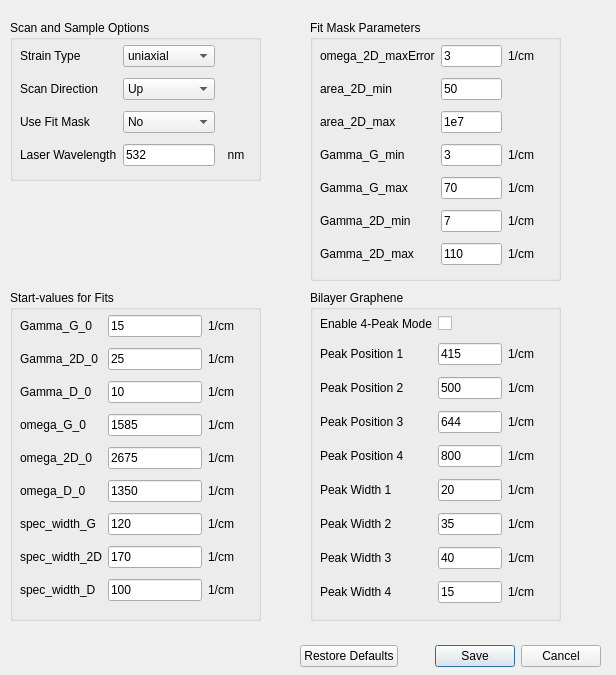
<?xml version="1.0" encoding="UTF-8"?>
<ui version="4.0">
 <class>Dialog_Settings</class>
 <widget class="QDialog" name="Dialog_Settings">
  <property name="geometry">
   <rect>
    <x>0</x>
    <y>0</y>
    <width>616</width>
    <height>675</height>
   </rect>
  </property>
  <property name="sizePolicy">
   <sizepolicy hsizetype="Fixed" vsizetype="Fixed">
    <horstretch>0</horstretch>
    <verstretch>0</verstretch>
   </sizepolicy>
  </property>
  <property name="windowTitle">
   <string>Settings</string>
  </property>
  <widget class="QDialogButtonBox" name="buttonBox">
   <property name="geometry">
    <rect>
     <x>300</x>
     <y>640</y>
     <width>301</width>
     <height>32</height>
    </rect>
   </property>
   <property name="orientation">
    <enum>Qt::Orientation::Horizontal</enum>
   </property>
   <property name="standardButtons">
    <set>QDialogButtonBox::StandardButton::Cancel|QDialogButtonBox::StandardButton::RestoreDefaults|QDialogButtonBox::StandardButton::Save</set>
   </property>
   <property name="centerButtons">
    <bool>false</bool>
   </property>
  </widget>
  <widget class="QGroupBox" name="groupBox">
   <property name="geometry">
    <rect>
     <x>10</x>
     <y>20</y>
     <width>251</width>
     <height>161</height>
    </rect>
   </property>
   <property name="title">
    <string>Scan and Sample Options</string>
   </property>
   <widget class="QWidget" name="gridLayoutWidget">
    <property name="geometry">
     <rect>
      <x>10</x>
      <y>20</y>
      <width>231</width>
      <height>131</height>
     </rect>
    </property>
    <layout class="QGridLayout" name="gridLayout">
     <item row="0" column="1">
      <widget class="QComboBox" name="comboBox_StrainType">
       <property name="currentIndex">
        <number>0</number>
       </property>
       <item>
        <property name="text">
         <string>uniaxial</string>
        </property>
       </item>
       <item>
        <property name="text">
         <string>biaxial</string>
        </property>
       </item>
      </widget>
     </item>
     <item row="1" column="1">
      <widget class="QComboBox" name="comboBox_ScanDirection">
       <item>
        <property name="text">
         <string>Up</string>
        </property>
       </item>
       <item>
        <property name="text">
         <string>Down</string>
        </property>
       </item>
      </widget>
     </item>
     <item row="3" column="0">
      <widget class="QLabel" name="label_52">
       <property name="text">
        <string>Laser Wavelength</string>
       </property>
      </widget>
     </item>
     <item row="2" column="0">
      <widget class="QLabel" name="label_29">
       <property name="text">
        <string>Use Fit Mask</string>
       </property>
      </widget>
     </item>
     <item row="1" column="0">
      <widget class="QLabel" name="label_3">
       <property name="toolTip">
        <string>What was the scan direction (slow axis)?</string>
       </property>
       <property name="text">
        <string>Scan Direction</string>
       </property>
      </widget>
     </item>
     <item row="2" column="1">
      <widget class="QComboBox" name="comboBox_Mask">
       <item>
        <property name="text">
         <string>No</string>
        </property>
       </item>
       <item>
        <property name="text">
         <string>Yes</string>
        </property>
       </item>
      </widget>
     </item>
     <item row="0" column="0">
      <widget class="QLabel" name="label">
       <property name="toolTip">
        <string>Select the kind of strain</string>
       </property>
       <property name="whatsThis">
        <string/>
       </property>
       <property name="accessibleDescription">
        <string/>
       </property>
       <property name="text">
        <string>Strain Type</string>
       </property>
      </widget>
     </item>
     <item row="3" column="2">
      <widget class="QLabel" name="label_53">
       <property name="text">
        <string>  nm  </string>
       </property>
      </widget>
     </item>
     <item row="3" column="1">
      <widget class="QLineEdit" name="lineEdit_LaserWavelength">
       <property name="text">
        <string>532</string>
       </property>
      </widget>
     </item>
    </layout>
   </widget>
  </widget>
  <widget class="QGroupBox" name="groupBox_2">
   <property name="geometry">
    <rect>
     <x>10</x>
     <y>290</y>
     <width>251</width>
     <height>331</height>
    </rect>
   </property>
   <property name="title">
    <string>Start-values for Fits</string>
   </property>
   <widget class="QWidget" name="gridLayoutWidget_2">
    <property name="geometry">
     <rect>
      <x>10</x>
      <y>20</y>
      <width>231</width>
      <height>301</height>
     </rect>
    </property>
    <layout class="QGridLayout" name="gridLayout_2">
     <item row="6" column="0">
      <widget class="QLabel" name="label_10">
       <property name="toolTip">
        <string>Expected interesting raman shift range for the G peak in cm^-1. i.e. the range will be Gamma_G_0 +-spec_width_G</string>
       </property>
       <property name="text">
        <string>spec_width_G</string>
       </property>
      </widget>
     </item>
     <item row="8" column="0">
      <widget class="QLabel" name="label_12">
       <property name="toolTip">
        <string>Expected interesting raman shift range for the D peak in cm^-1</string>
       </property>
       <property name="text">
        <string>spec_width_D</string>
       </property>
      </widget>
     </item>
     <item row="7" column="0">
      <widget class="QLabel" name="label_11">
       <property name="toolTip">
        <string>Expected interesting raman shift range for the 2D peak in cm^-1</string>
       </property>
       <property name="text">
        <string>spec_width_2D</string>
       </property>
      </widget>
     </item>
     <item row="5" column="0">
      <widget class="QLabel" name="label_9">
       <property name="text">
        <string>omega_D_0</string>
       </property>
      </widget>
     </item>
     <item row="0" column="0">
      <widget class="QLabel" name="label_4">
       <property name="text">
        <string>Gamma_G_0</string>
       </property>
      </widget>
     </item>
     <item row="4" column="0">
      <widget class="QLabel" name="label_8">
       <property name="text">
        <string>omega_2D_0</string>
       </property>
      </widget>
     </item>
     <item row="3" column="0">
      <widget class="QLabel" name="label_7">
       <property name="text">
        <string>omega_G_0</string>
       </property>
      </widget>
     </item>
     <item row="3" column="1">
      <widget class="QLineEdit" name="lineEdit_omega_G_0">
       <property name="text">
        <string>1585</string>
       </property>
      </widget>
     </item>
     <item row="1" column="1">
      <widget class="QLineEdit" name="lineEdit_Gamma_2D_0">
       <property name="text">
        <string>25</string>
       </property>
      </widget>
     </item>
     <item row="2" column="1">
      <widget class="QLineEdit" name="lineEdit_Gamma_D_0">
       <property name="text">
        <string>10</string>
       </property>
      </widget>
     </item>
     <item row="4" column="1">
      <widget class="QLineEdit" name="lineEdit_omega_2d_0">
       <property name="text">
        <string>2675</string>
       </property>
      </widget>
     </item>
     <item row="7" column="1">
      <widget class="QLineEdit" name="lineEdit_spec_width_2D">
       <property name="text">
        <string>170</string>
       </property>
      </widget>
     </item>
     <item row="1" column="0">
      <widget class="QLabel" name="label_5">
       <property name="text">
        <string>Gamma_2D_0</string>
       </property>
      </widget>
     </item>
     <item row="2" column="0">
      <widget class="QLabel" name="label_6">
       <property name="text">
        <string>Gamma_D_0</string>
       </property>
      </widget>
     </item>
     <item row="5" column="1">
      <widget class="QLineEdit" name="lineEdit_omega_D_0">
       <property name="text">
        <string>1350</string>
       </property>
      </widget>
     </item>
     <item row="6" column="1">
      <widget class="QLineEdit" name="lineEdit_spec_width_G">
       <property name="text">
        <string>120</string>
       </property>
      </widget>
     </item>
     <item row="8" column="1">
      <widget class="QLineEdit" name="lineEdit_spec_width_D">
       <property name="text">
        <string>100</string>
       </property>
      </widget>
     </item>
     <item row="0" column="1">
      <widget class="QLineEdit" name="lineEdit_Gamma_G_0">
       <property name="text">
        <string>15</string>
       </property>
      </widget>
     </item>
     <item row="0" column="2">
      <widget class="QLabel" name="label_13">
       <property name="text">
        <string>1/cm     </string>
       </property>
      </widget>
     </item>
     <item row="1" column="2">
      <widget class="QLabel" name="label_14">
       <property name="text">
        <string>1/cm</string>
       </property>
      </widget>
     </item>
     <item row="2" column="2">
      <widget class="QLabel" name="label_15">
       <property name="text">
        <string>1/cm</string>
       </property>
      </widget>
     </item>
     <item row="6" column="2">
      <widget class="QLabel" name="label_16">
       <property name="text">
        <string>1/cm</string>
       </property>
      </widget>
     </item>
     <item row="7" column="2">
      <widget class="QLabel" name="label_17">
       <property name="text">
        <string>1/cm</string>
       </property>
      </widget>
     </item>
     <item row="8" column="2">
      <widget class="QLabel" name="label_18">
       <property name="text">
        <string>1/cm</string>
       </property>
      </widget>
     </item>
     <item row="3" column="2">
      <widget class="QLabel" name="label_20">
       <property name="text">
        <string>1/cm</string>
       </property>
      </widget>
     </item>
     <item row="4" column="2">
      <widget class="QLabel" name="label_21">
       <property name="text">
        <string>1/cm</string>
       </property>
      </widget>
     </item>
     <item row="5" column="2">
      <widget class="QLabel" name="label_32">
       <property name="text">
        <string>1/cm</string>
       </property>
      </widget>
     </item>
    </layout>
   </widget>
  </widget>
  <widget class="QGroupBox" name="groupBox_3">
   <property name="geometry">
    <rect>
     <x>310</x>
     <y>20</y>
     <width>251</width>
     <height>261</height>
    </rect>
   </property>
   <property name="title">
    <string>Fit Mask Parameters</string>
   </property>
   <widget class="QWidget" name="gridLayoutWidget_3">
    <property name="geometry">
     <rect>
      <x>10</x>
      <y>20</y>
      <width>231</width>
      <height>231</height>
     </rect>
    </property>
    <layout class="QGridLayout" name="gridLayout_3">
     <item row="4" column="0">
      <widget class="QLabel" name="label_24">
       <property name="toolTip">
        <string>cut off at max. wave numbers fitting width for G peak</string>
       </property>
       <property name="text">
        <string>Gamma_G_max</string>
       </property>
      </widget>
     </item>
     <item row="0" column="0">
      <widget class="QLabel" name="label_23">
       <property name="toolTip">
        <string>cut off of non well fitted 2D peaks, i.e. if error on center is more then 3/cm</string>
       </property>
       <property name="text">
        <string>omega_2D_maxError</string>
       </property>
      </widget>
     </item>
     <item row="3" column="0">
      <widget class="QLabel" name="label_25">
       <property name="toolTip">
        <string>cut off at min. wave numbers fitting width for G peak</string>
       </property>
       <property name="text">
        <string>Gamma_G_min</string>
       </property>
      </widget>
     </item>
     <item row="1" column="1">
      <widget class="QLineEdit" name="lineEdit_area_2D_min">
       <property name="text">
        <string>50</string>
       </property>
      </widget>
     </item>
     <item row="3" column="1">
      <widget class="QLineEdit" name="lineEdit_Gamma_G_min">
       <property name="text">
        <string>3</string>
       </property>
      </widget>
     </item>
     <item row="1" column="0">
      <widget class="QLabel" name="label_26">
       <property name="toolTip">
        <string>cut off 2D peaks with too high Area</string>
       </property>
       <property name="text">
        <string>area_2D_min</string>
       </property>
      </widget>
     </item>
     <item row="2" column="0">
      <widget class="QLabel" name="label_27">
       <property name="toolTip">
        <string>cut off 2D peaks with too low Area</string>
       </property>
       <property name="text">
        <string>area_2D_max</string>
       </property>
      </widget>
     </item>
     <item row="4" column="1">
      <widget class="QLineEdit" name="lineEdit_Gamma_G_max">
       <property name="text">
        <string>70</string>
       </property>
      </widget>
     </item>
     <item row="2" column="1">
      <widget class="QLineEdit" name="lineEdit_area_2D_max">
       <property name="text">
        <string>1e7</string>
       </property>
      </widget>
     </item>
     <item row="5" column="1">
      <widget class="QLineEdit" name="lineEdit_Gamma_2D_min">
       <property name="text">
        <string>7</string>
       </property>
      </widget>
     </item>
     <item row="6" column="1">
      <widget class="QLineEdit" name="lineEdit_Gamma_2D_max">
       <property name="text">
        <string>110</string>
       </property>
      </widget>
     </item>
     <item row="0" column="1">
      <widget class="QLineEdit" name="lineEdit_omega_2d_maxError">
       <property name="text">
        <string>3</string>
       </property>
      </widget>
     </item>
     <item row="0" column="2">
      <widget class="QLabel" name="label_28">
       <property name="text">
        <string>1/cm     </string>
       </property>
      </widget>
     </item>
     <item row="6" column="2">
      <widget class="QLabel" name="label_31">
       <property name="text">
        <string>1/cm</string>
       </property>
      </widget>
     </item>
     <item row="5" column="0">
      <widget class="QLabel" name="label_22">
       <property name="toolTip">
        <string>cut off at min. wave numbers fitting width for 2D peak</string>
       </property>
       <property name="text">
        <string>Gamma_2D_min</string>
       </property>
      </widget>
     </item>
     <item row="6" column="0">
      <widget class="QLabel" name="label_19">
       <property name="toolTip">
        <string>cut off at max. wave numbers fitting width for 2D peak</string>
       </property>
       <property name="text">
        <string>Gamma_2D_max</string>
       </property>
      </widget>
     </item>
     <item row="3" column="2">
      <widget class="QLabel" name="label_33">
       <property name="text">
        <string>1/cm</string>
       </property>
      </widget>
     </item>
     <item row="4" column="2">
      <widget class="QLabel" name="label_34">
       <property name="text">
        <string>1/cm</string>
       </property>
      </widget>
     </item>
     <item row="5" column="2">
      <widget class="QLabel" name="label_35">
       <property name="text">
        <string>1/cm</string>
       </property>
      </widget>
     </item>
    </layout>
   </widget>
  </widget>
  <widget class="QGroupBox" name="groupBox_4">
   <property name="geometry">
    <rect>
     <x>310</x>
     <y>290</y>
     <width>251</width>
     <height>331</height>
    </rect>
   </property>
   <property name="title">
    <string>Bilayer Graphene</string>
   </property>
   <widget class="QWidget" name="gridLayoutWidget_4">
    <property name="geometry">
     <rect>
      <x>10</x>
      <y>20</y>
      <width>231</width>
      <height>300</height>
     </rect>
    </property>
    <layout class="QGridLayout" name="gridLayout_4">
     <item row="2" column="1">
      <widget class="QLineEdit" name="lineEdit_PeakPos_2">
       <property name="text">
        <string>500</string>
       </property>
      </widget>
     </item>
     <item row="3" column="1">
      <widget class="QLineEdit" name="lineEdit_PeakPos_3">
       <property name="text">
        <string>644</string>
       </property>
      </widget>
     </item>
     <item row="5" column="1">
      <widget class="QLineEdit" name="lineEdit_PeakWidth_1">
       <property name="text">
        <string>20</string>
       </property>
      </widget>
     </item>
     <item row="4" column="1">
      <widget class="QLineEdit" name="lineEdit_PeakPos_4">
       <property name="text">
        <string>800</string>
       </property>
      </widget>
     </item>
     <item row="6" column="1">
      <widget class="QLineEdit" name="lineEdit_PeakWidth_2">
       <property name="text">
        <string>35</string>
       </property>
      </widget>
     </item>
     <item row="7" column="1">
      <widget class="QLineEdit" name="lineEdit_PeakWidth_3">
       <property name="text">
        <string>40</string>
       </property>
      </widget>
     </item>
     <item row="3" column="2">
      <widget class="QLabel" name="label_46">
       <property name="text">
        <string>1/cm</string>
       </property>
      </widget>
     </item>
     <item row="2" column="2">
      <widget class="QLabel" name="label_45">
       <property name="text">
        <string>1/cm</string>
       </property>
      </widget>
     </item>
     <item row="4" column="2">
      <widget class="QLabel" name="label_47">
       <property name="text">
        <string>1/cm</string>
       </property>
      </widget>
     </item>
     <item row="1" column="0">
      <widget class="QLabel" name="label_36">
       <property name="text">
        <string>Peak Position 1</string>
       </property>
      </widget>
     </item>
     <item row="7" column="2">
      <widget class="QLabel" name="label_50">
       <property name="text">
        <string>1/cm</string>
       </property>
      </widget>
     </item>
     <item row="2" column="0">
      <widget class="QLabel" name="label_37">
       <property name="text">
        <string>Peak Position 2</string>
       </property>
      </widget>
     </item>
     <item row="6" column="2">
      <widget class="QLabel" name="label_49">
       <property name="text">
        <string>1/cm</string>
       </property>
      </widget>
     </item>
     <item row="5" column="2">
      <widget class="QLabel" name="label_48">
       <property name="text">
        <string>1/cm</string>
       </property>
      </widget>
     </item>
     <item row="0" column="1">
      <widget class="QCheckBox" name="checkBox_4P_Mode">
       <property name="text">
        <string/>
       </property>
      </widget>
     </item>
     <item row="8" column="2">
      <widget class="QLabel" name="label_51">
       <property name="text">
        <string>1/cm</string>
       </property>
      </widget>
     </item>
     <item row="0" column="0">
      <widget class="QLabel" name="label_30">
       <property name="text">
        <string>Enable 4-Peak Mode</string>
       </property>
      </widget>
     </item>
     <item row="1" column="1">
      <widget class="QLineEdit" name="lineEdit_PeakPos_1">
       <property name="text">
        <string>415</string>
       </property>
      </widget>
     </item>
     <item row="7" column="0">
      <widget class="QLabel" name="label_42">
       <property name="text">
        <string>Peak Width 3</string>
       </property>
      </widget>
     </item>
     <item row="5" column="0">
      <widget class="QLabel" name="label_40">
       <property name="text">
        <string>Peak Width 1</string>
       </property>
      </widget>
     </item>
     <item row="4" column="0">
      <widget class="QLabel" name="label_39">
       <property name="text">
        <string>Peak Position 4</string>
       </property>
      </widget>
     </item>
     <item row="3" column="0">
      <widget class="QLabel" name="label_38">
       <property name="text">
        <string>Peak Position 3</string>
       </property>
      </widget>
     </item>
     <item row="6" column="0">
      <widget class="QLabel" name="label_41">
       <property name="text">
        <string>Peak Width 2</string>
       </property>
      </widget>
     </item>
     <item row="1" column="2">
      <widget class="QLabel" name="label_44">
       <property name="text">
        <string>1/cm     </string>
       </property>
      </widget>
     </item>
     <item row="8" column="0">
      <widget class="QLabel" name="label_43">
       <property name="text">
        <string>Peak Width 4</string>
       </property>
      </widget>
     </item>
     <item row="8" column="1">
      <widget class="QLineEdit" name="lineEdit_PeakWidth_4">
       <property name="text">
        <string>15</string>
       </property>
      </widget>
     </item>
    </layout>
   </widget>
  </widget>
 </widget>
 <resources/>
 <connections>
  <connection>
   <sender>buttonBox</sender>
   <signal>accepted()</signal>
   <receiver>Dialog_Settings</receiver>
   <slot>accept()</slot>
   <hints>
    <hint type="sourcelabel">
     <x>248</x>
     <y>254</y>
    </hint>
    <hint type="destinationlabel">
     <x>157</x>
     <y>274</y>
    </hint>
   </hints>
  </connection>
  <connection>
   <sender>buttonBox</sender>
   <signal>rejected()</signal>
   <receiver>Dialog_Settings</receiver>
   <slot>reject()</slot>
   <hints>
    <hint type="sourcelabel">
     <x>316</x>
     <y>260</y>
    </hint>
    <hint type="destinationlabel">
     <x>286</x>
     <y>274</y>
    </hint>
   </hints>
  </connection>
 </connections>
</ui>
